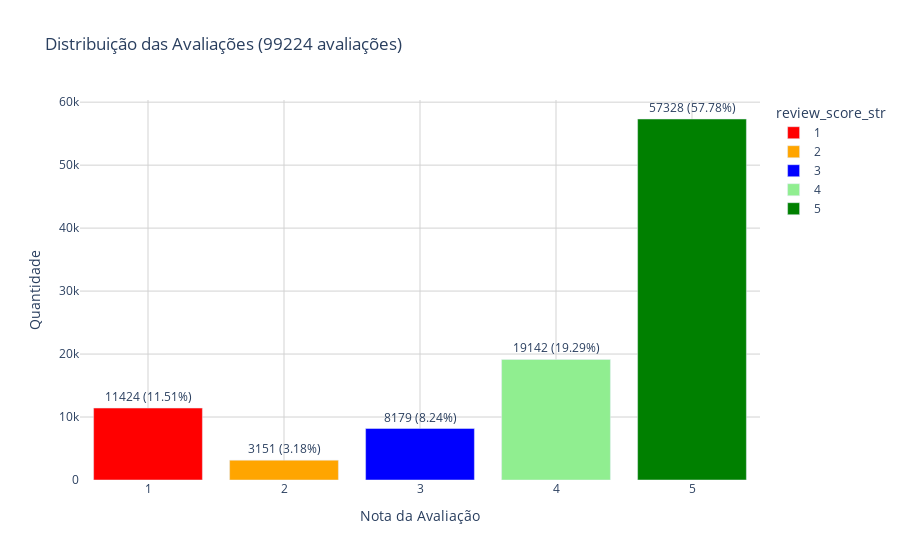

Here is the notebook cell this chart was saved with:
### Code cell
import plotly.express as px

# Contagem e cálculo de percentual
review_score = df['review_score'].value_counts().sort_index().reset_index()
review_score.columns = ['review_score', 'count']
total = review_score['count'].sum()
review_score['percent'] = (review_score['count'] / total * 100).round(2)
review_score['text'] = review_score['count'].astype(str) + ' (' + review_score['percent'].astype(str) + '%)'

# Conversão para string para forçar o mapeamento de cor funcionar corretamente
review_score['review_score'] = review_score['review_score'].astype(int)
review_score['review_score_str'] = review_score['review_score'].astype(str)

# Mapeamento de cores
color_map = {
    1: 'red',
    2: 'orange',
    3: 'blue',
    4: 'lightgreen',
    5: 'green'
}

# Gráfico
fig = px.bar(
    review_score,
    x='review_score',
    y='count',
    text='text',
    title=f'Distribuição das Avaliações ({total} avaliações)',
    labels={'review_score': 'Nota da Avaliação', 'count': 'Quantidade'},
    color='review_score_str',
    color_discrete_map={str(k): v for k, v in color_map.items()}
)

# Estilo e linhas de grade
fig.update_traces(textposition='outside')
fig.update_layout(
    xaxis=dict(
        dtick=1,
        title='Nota da Avaliação',
        showgrid=True,
        gridcolor='lightgray',
        gridwidth=1
    ),
    yaxis=dict(
        title='Quantidade',
        showgrid=True,
        gridcolor='lightgray',
        gridwidth=1
    ),
    uniformtext_minsize=8,
    uniformtext_mode='hide',
    plot_bgcolor='white'
)

fig.show()

### Figure 1 — Plotly figure (JSON) as saved in the notebook; plotly's stock layout.template omitted (floating-point values rounded to 4 significant figures)
{"data": [{"hovertemplate": "review_score_str=1<br>Nota da Avaliação=%{x}<br>Quantidade=%{y}<br>text=%{text}<extra></extra>", "legendgroup": "1", "marker": {"color": "red", "pattern": {"shape": ""}}, "name": "1", "orientation": "v", "showlegend": true, "text": ["11424 (11.51%)"], "textposition": "outside", "type": "bar", "x": [1], "xaxis": "x", "y": [11424], "yaxis": "y"}, {"hovertemplate": "review_score_str=2<br>Nota da Avaliação=%{x}<br>Quantidade=%{y}<br>text=%{text}<extra></extra>", "legendgroup": "2", "marker": {"color": "orange", "pattern": {"shape": ""}}, "name": "2", "orientation": "v", "showlegend": true, "text": ["3151 (3.18%)"], "textposition": "outside", "type": "bar", "x": [2], "xaxis": "x", "y": [3151], "yaxis": "y"}, {"hovertemplate": "review_score_str=3<br>Nota da Avaliação=%{x}<br>Quantidade=%{y}<br>text=%{text}<extra></extra>", "legendgroup": "3", "marker": {"color": "blue", "pattern": {"shape": ""}}, "name": "3", "orientation": "v", "showlegend": true, "text": ["8179 (8.24%)"], "textposition": "outside", "type": "bar", "x": [3], "xaxis": "x", "y": [8179], "yaxis": "y"}, {"hovertemplate": "review_score_str=4<br>Nota da Avaliação=%{x}<br>Quantidade=%{y}<br>text=%{text}<extra></extra>", "legendgroup": "4", "marker": {"color": "lightgreen", "pattern": {"shape": ""}}, "name": "4", "orientation": "v", "showlegend": true, "text": ["19142 (19.29%)"], "textposition": "outside", "type": "bar", "x": [4], "xaxis": "x", "y": [19142], "yaxis": "y"}, {"hovertemplate": "review_score_str=5<br>Nota da Avaliação=%{x}<br>Quantidade=%{y}<br>text=%{text}<extra></extra>", "legendgroup": "5", "marker": {"color": "green", "pattern": {"shape": ""}}, "name": "5", "orientation": "v", "showlegend": true, "text": ["57328 (57.78%)"], "textposition": "outside", "type": "bar", "x": [5], "xaxis": "x", "y": [57328], "yaxis": "y"}], "layout": {"barmode": "relative", "legend": {"title": {"text": "review_score_str"}, "tracegroupgap": 0}, "plot_bgcolor": "white", "title": {"text": "Distribuição das Avaliações (99224 avaliações)"}, "uniformtext": {"minsize": 8, "mode": "hide"}, "xaxis": {"anchor": "y", "domain": [0, 1], "dtick": 1, "gridcolor": "lightgray", "gridwidth": 1, "showgrid": true, "title": {"text": "Nota da Avaliação"}}, "yaxis": {"anchor": "x", "domain": [0, 1], "gridcolor": "lightgray", "gridwidth": 1, "showgrid": true, "title": {"text": "Quantidade"}}}}
